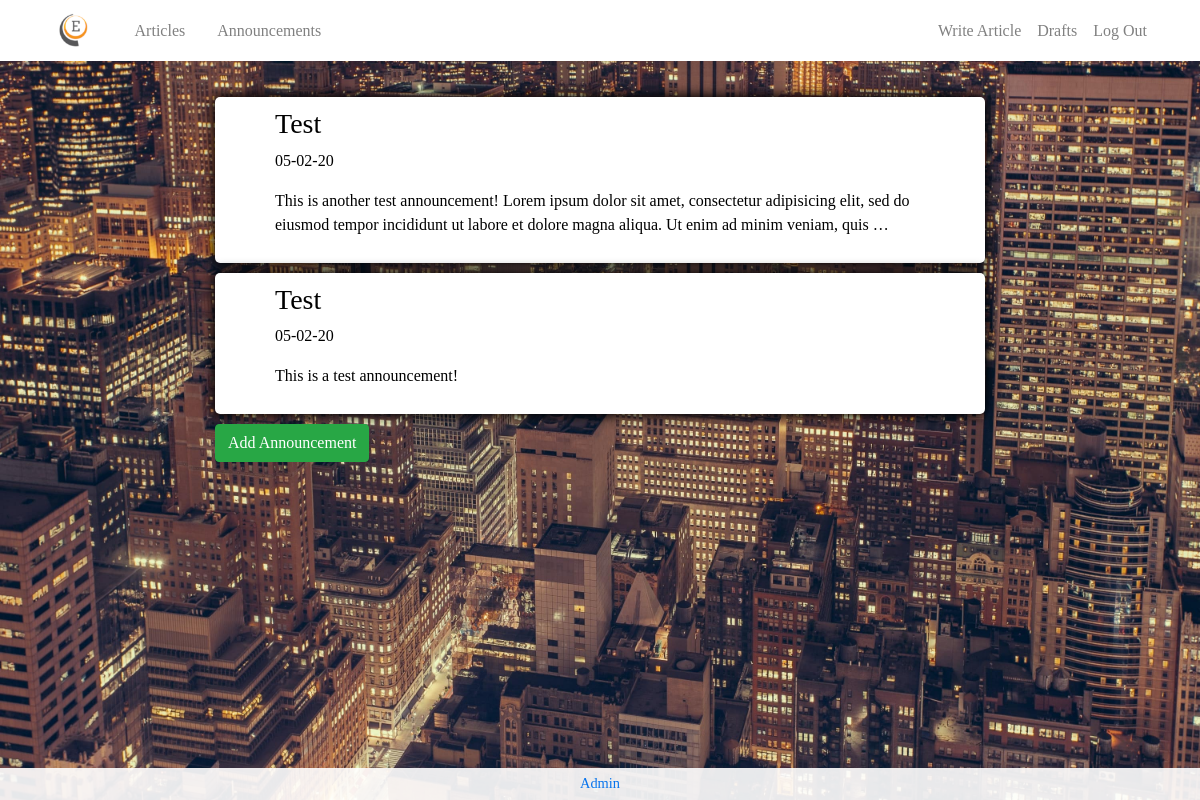
Page /announcements/ (signed in) on the earlier database version.
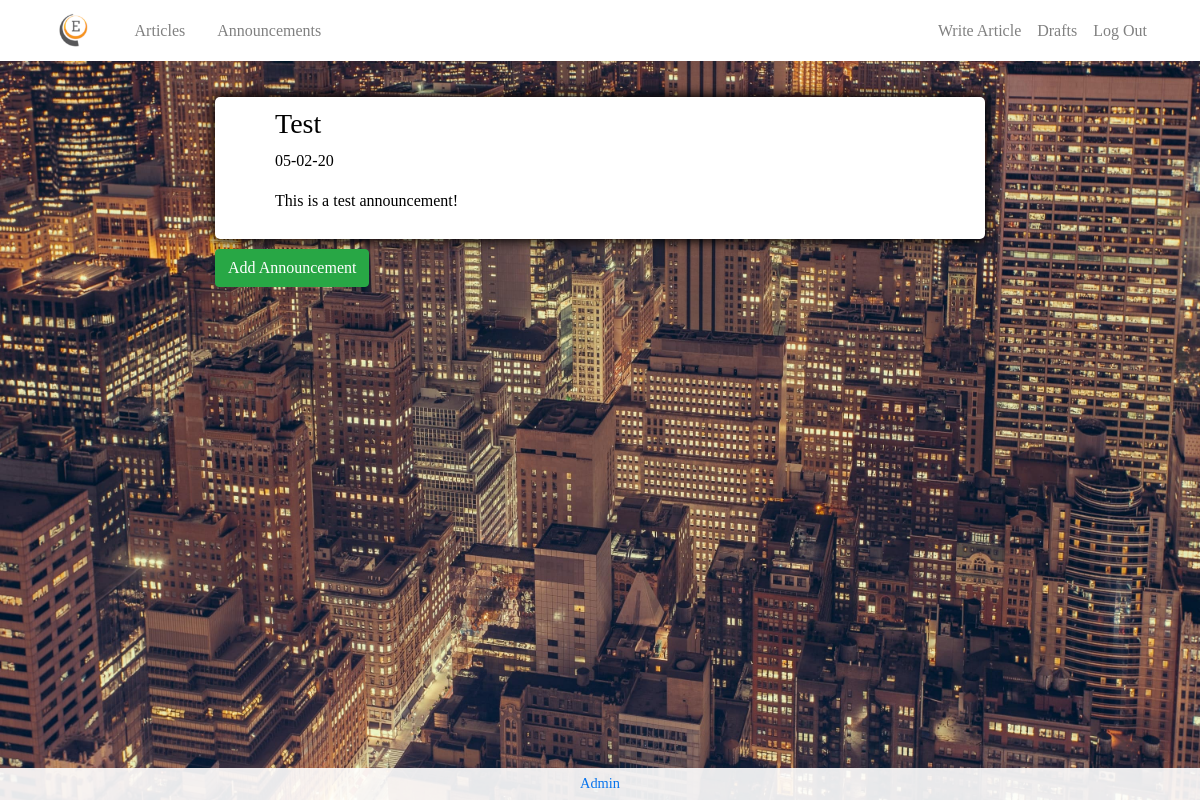
Same page on the later database version.
### announcements/models.py (models this page shows, shortened)
class Announcement(models.Model):
    title = models.CharField(max_length=200)
    content = models.TextField(max_length=500)
    date = models.DateTimeField(default=timezone.now)

### announcements/views.py (the view)
# urls.py: path('', views.AnnouncementListView.as_view(), name='announcement_list'),
class AnnouncementListView(LoginRequiredMixin, ListView):
    model = Announcement
    def get_queryset(self):
        return Announcement.objects.filter(date__lte=timezone.now()).order_by('-date')

### announcements/templates/announcements/announcement_list.html
{% extends 'base.html'%}
{% block content %}
  <div class="col-lg-8 announcement-container">
  {% for announcement in announcement_list %}
       <a class="announcement-link" href="{% url 'announcements:announcement_detail' pk=announcement.pk%}">
         <div class="announcement">
            <h3>{{announcement.title|safe}}</h3>
            <p>{{announcement.date|date:'m-d-y'}}</p>
            <p>{{announcement.content|truncatewords:30}}</p>
         </div>
      </a>
  {% endfor%}
    {% if user.is_superuser %}
      <a class="btn btn-success" href="{% url 'announcements:create_announcement'%}">Add Announcement</a>
    {% endif%}
  </div>
{% endblock %}

### templates/base.html (shortened to what this page needs)
<!DOCTYPE html>
{% load static %}
{% load static %}
<html lang="en" dir="ltr">
  <head>
    <link rel="stylesheet" href="https://stackpath.bootstrapcdn.com/bootstrap/4.1.3/css/bootstrap.min.css"
>
      <link href="https://maxcdn.bootstrapcdn.com/font-awesome/4.7.0/css/font-awesome.min.css" rel="stylesheet">
      <link rel="stylesheet" href="//cdn.jsdelivr.net/medium-editor/latest/css/medium-editor.min.css" type="text/css" media="screen" charset="utf-8">
      <link rel="stylesheet" href="{% static 'css/master.css' %}">
  </head>
  <body class="imagebackground">
    <nav class="navbar navbar-expand-sm navbar-light" role="navigation">
      <div class="container">
        {% if user.is_authenticated %}
          <a class="navbar-brand" href="{% url 'home'%}">
            <img src="{% static 'media/logo-only.png' %}" alt="Express Inc" height="35px">
          </a>
            <a class="nav-item nav-link" id='custom-nav' href="{% url 'articles:article_list'%}" class="btn btn-simple">Articles</a>
            <a class="nav-item nav-link" id='custom-nav' href="{% url 'announcements:announcement_list'%}" class="btn btn-simple">Announcements</a>
        <div class="navbar-nav ml-auto">
            {% if user.is_superuser%}
              <a class="nav-item nav-link" id='custom-nav' href="{%url 'articles:article_new'%}" class="btn btn-simple">Write Article</a>
              <a class="nav-item nav-link" id='custom-nav' href="{%url 'articles:article_draft_list'%}" class="btn btn-simple">Drafts</a>
            {% endif %}
          <a class="nav-item nav-link" id='custom-nav' href="{% url 'accounts:logout'%}" class="btn btn-simple">Log Out</a>
          {% endif %}
        </div>
      </div>
    </nav>
          {%block content %}
          {% endblock %}
          <div class="indexfooter">
            {% if user.is_superuser %}
              <a href="{% url 'admin:index'%}">Admin</a>
            {% endif %}
          </div>
  </body>
</html>

### articles/static/css/master.css (style rules this page uses)
body { font-family: 'Merriweather', serif; }
.imagebackground { background-image: url('media/city-min.jpg'); background-position: top; background-size: cover; background-repeat:repeat; }
.navbar { background-color: white; }
#custom-nav { color: grey; }
.indexfooter { position: fixed; bottom: 0; left: 0; right: 0; background-color: rgb(255, 255, 255); opacity: .90; text-align: center; padding: 5px; font-size: .90em; }
.announcement { background-color: white; margin-bottom: 10px; padding: 10px; padding-left: 60px; padding-right: 60px; border-radius: 5px; box-shadow: 0px 0px 12px 2px; }
.announcement-container { margin: auto; margin-top: 3%; }
.announcement-link:link { text-decoration: none; color: black; }

Differences in the rows shown:
removed Announcement: title "Test", date "05-02-20", content "This is another test announcement! Lorem ipsum dolor sit amet, consectetur adipisicing elit, sed do eiusmod tempor incididunt ut labore et dolore magna aliqua. Ut enim ad minim veniam, quis …"
